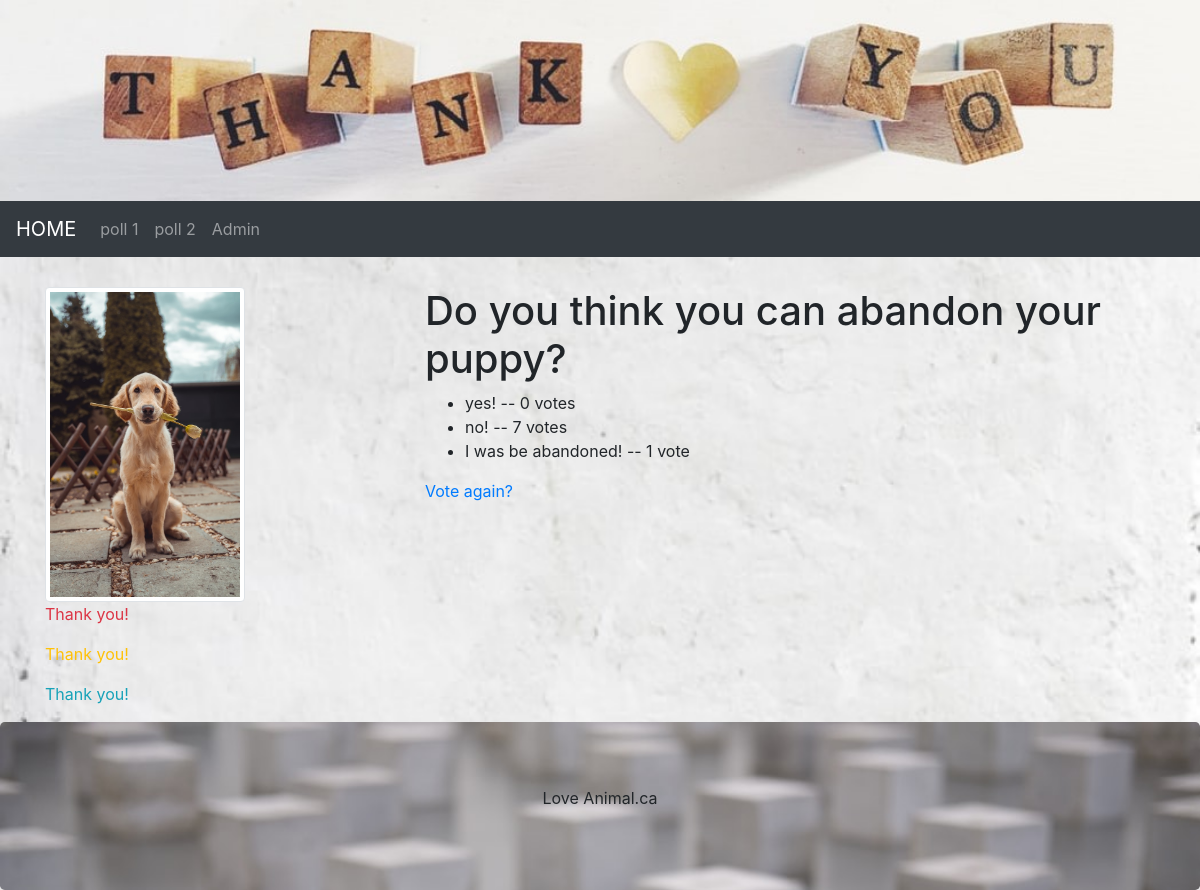
Page /polls/6/results/ on the committed database.
### polls/models.py (models this page shows, shortened)
class Question(models.Model):
    question_text = models.CharField(max_length=200)
    pub_date = models.DateTimeField('date published')
    def was_published_recently(self):
        now = timezone.now()
        return now - datetime.timedelta(days=1) <= self.pub_date <= now
    was_published_recently.admin_order_field = 'pub_date'
    was_published_recently.boolean = True
    was_published_recently.short_description = 'Published recently?'

class Choice(models.Model):
    question = models.ForeignKey(Question, on_delete=models.CASCADE)
    choice_text = models.CharField(max_length=200)
    votes = models.IntegerField(default=0)

### polls/views.py (the view)
# urls.py: path('<int:pk>/results/', views.ResultsView.as_view(), name='results'),
class ResultsView(generic.DetailView):
    model = Question
    template_name = 'polls/boot_results.html'

### polls/templates/polls/boot_results.html (shortened to what this page needs)
<!DOCTYPE html>
<html lang="en">
<head>
    {% load static %}
    <link rel="stylesheet" href="https://maxcdn.bootstrapcdn.com/bootstrap/4.3.1/css/bootstrap.min.css">
    <link rel="stylesheet" href="{% static '/polls/css/pl_visual.css' %}"/>
</head>
<header>
    <img src="{% static '/polls/images/background20.jpg' %}" alt="Girl in a jacket" width=value height=value>
</header>
<body >
<nav class="navbar navbar-expand-sm bg-dark navbar-dark">
    <a class="navbar-brand" href="#">HOME</a>
    <div class="collapse navbar-collapse" id="collapsibleNavbar">
        <ul class="navbar-nav">
            <li class="nav-item">
                <a class="nav-link" href="{% url 'polls:index' %}">poll 1</a>
            </li>
            <li class="nav-item">
                <a class="nav-link" href="{% url 'polls:index' %}">poll 2</a>
            </li>
            <li class="nav-item">
                <a class="nav-link" href="http://127.0.0.1:8000/admin/">Admin</a>
            </li>
        </ul>
    </div>
</nav>
<div class="container" style="margin-top:30px">
    <div class="row">
        <div class="col-sm-4">
            <div ><img src="{% static '/polls/images/puppys5.jpg' %}"
                       class="img-thumbnail" alt="dog" width="200" height="300"/></div>
            <p class="text-danger">Thank you!</p>
            <p class="text-warning">Thank you!</p>
            <p class="text-info">Thank you!</p>
        </div>
        <div class="col-sm-8">
            <h1>{{ question.question_text }}</h1>
            <ul>
                {% for choice in question.choice_set.all %}
                <li>{{ choice.choice_text }} -- {{ choice.votes }} vote{{ choice.votes|pluralize }}</li>
                {% endfor %}
            </ul>
            <a href="{% url 'polls:detail' question.id %}">Vote again?</a>
        </div>
    </div>
</div>
<div class="jumbotron text-center" style="margin-bottom:0">
    <p>Love Animal.ca</p>
</div>
</body>
</html>

### polls/static/polls/css/pl_visual.css (style rules this page uses)
body { margin-left: auto; margin-right: auto; max-width: value; min-width: value; width: 100%; }
body > header > img { margin-left: auto; margin-right: auto; display: block; width: 100%; }

### rows in the picture
Question: question_text "Do you think you can abandon your puppy?"
Choice: choice_text "yes!", votes "0"
Choice: choice_text "no!", votes "7"
Choice: choice_text "I was be abandoned!", votes "1"
